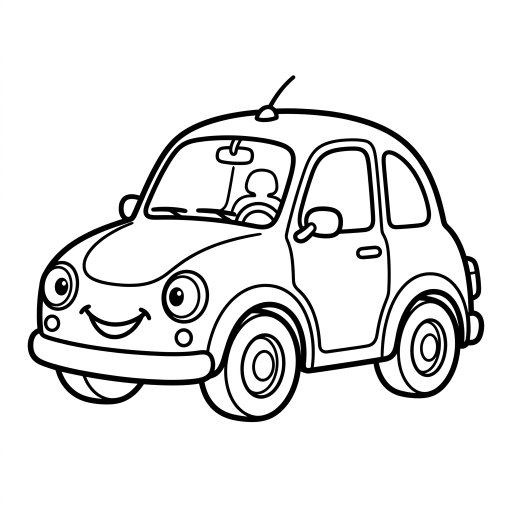
#> input picture coloring/car.jpg, 1024 x 1024 px (shown at 1/2 size); its folder holds only this picture in this run
$ python -i coloring_manager.py   (imports and definitions only)
#> lines starting #> are read from the running program, lines starting #| are printed output that depends on the picture; after the words box and inside, x2 and y2 are one past the last pixel; in counts of white or black regions, pixels touching at a corner belong together
#> in _load_all, img is the input picture: shape (1024, 1024, 3); mean B, G, R 228.9, 228.9, 228.9
import cv2
import numpy as np
import os
import glob

COLORING_DIR = r'C:/hand/coloring'

def _to_coloring_style(img_bgr, canvas_w, canvas_h):
#> called with canvas_w = 640, canvas_h = 480
    gray = cv2.cvtColor(img_bgr, cv2.COLOR_BGR2GRAY)
    white_ratio = np.sum(gray > 240) / gray.size
#> white_ratio = 0.886
    if white_ratio > 0.5:
        _, binary = cv2.threshold(gray, 200, 255, cv2.THRESH_BINARY)
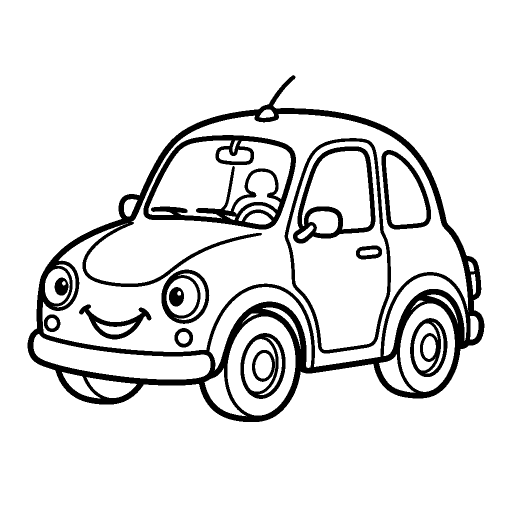
#> binary: shape (1024, 1024) (shown at 1/2 size); 89.1% white; 15 black regions, largest, box (x1, y1, x2, y2) and area: (55, 150, 969, 844) 64377, (287, 270, 592, 459) 14548, (569, 276, 782, 707) 7128
        outline = binary
    else:
        blurred = cv2.GaussianBlur(gray, (5, 5), 0)
        edges   = cv2.Canny(blurred, 40, 120)
        kernel  = np.ones((3, 3), np.uint8)
        edges   = cv2.dilate(edges, kernel, iterations=1)
        outline = cv2.bitwise_not(edges)
    h, w = outline.shape[:2]
#> h = 1024; w = 1024
    scale = min(canvas_w / w, canvas_h / h)
#> scale = 0.469
    nw, nh = int(w * scale), int(h * scale)
#> nw = 480; nh = 480
    resized = cv2.resize(outline, (nw, nh), interpolation=cv2.INTER_AREA)
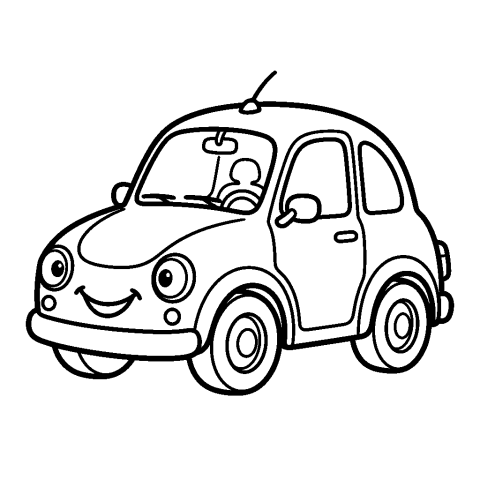
#> resized: shape (480, 480); min 0, max 255, mean 227.2
    canvas = np.full((canvas_h, canvas_w), 255, dtype=np.uint8)
    x0 = (canvas_w - nw) // 2
#> x0 = 80
    y0 = (canvas_h - nh) // 2
#> y0 = 0
    canvas[y0:y0+nh, x0:x0+nw] = resized
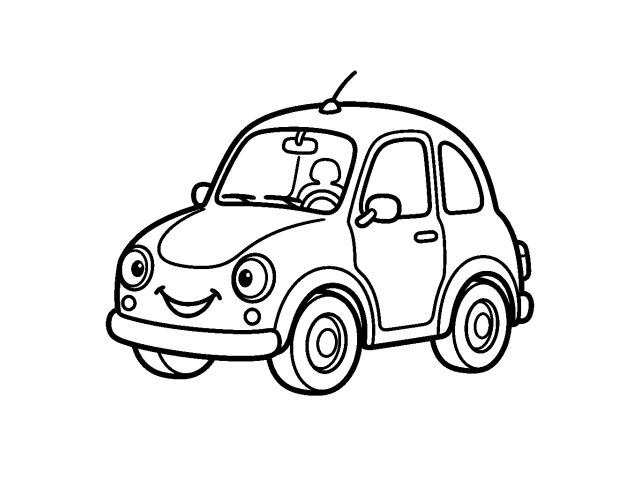
#> canvas: shape (480, 640); min 0, max 255, mean 234.1
    return canvas

class ColoringManager:
    def __init__(self, canvas_w=640, canvas_h=480):
        self.canvas_w = canvas_w
        self.canvas_h = canvas_h
        self._images  = []
        self._idx     = -1
        self.current  = None
        self._load_all()
#| [Coloring] 1 pages ready. Rock in Art mode to cycle.

    def load_file(self, path):
#> called with path = '../coloring/car.jpg'
        img = cv2.imread(path)
        if img is None:
            return False
        name    = os.path.basename(path)
        outline = _to_coloring_style(img, self.canvas_w, self.canvas_h)
        self._images.append((name, outline))
        self._idx   = len(self._images) - 1
#> self._idx = 1
        self.current = outline
        return True

    def _set_current(self):
        if self._idx >= 0 and self._idx < len(self._images):
            self.current = self._images[self._idx][1]
            # 初始化填色層：白底黑線
            self.fill_layer = cv2.cvtColor(self.current, cv2.COLOR_GRAY2BGR)
        else:
            self.current = None
            self.fill_layer = None

    # [8 lines left out: function next_image, not called in this run]

    def clear_fill(self):
        self._set_current()

    # [17 lines left out: functions flood_fill, current_name, not called in this run]

    @property
    def has_image(self):
        return self.current is not None

    # [21 lines left out: functions blend_onto, get_outline_bgr, not called in this run]

    def image_count(self):
        return len(self._images)

    def _load_all(self):
        patterns = [os.path.join(COLORING_DIR, f'*.{ext}')
                    for ext in ('jpg', 'jpeg', 'png')]
        files = []
        for p in patterns:
            files.extend(sorted(glob.glob(p)))
        for f in files:
            img = cv2.imread(f)
            if img is None:
                continue
            outline = _to_coloring_style(img, self.canvas_w, self.canvas_h)
            self._images.append((os.path.basename(f), outline))
            print(f'[Coloring] Loaded: {os.path.basename(f)}')
        if self._images:
            print(f'[Coloring] {len(self._images)} pages ready. Rock in Art mode to cycle.')
            self._idx = 0
            self._set_current()

>>> result = ColoringManager().load_file('../coloring/car.jpg')
